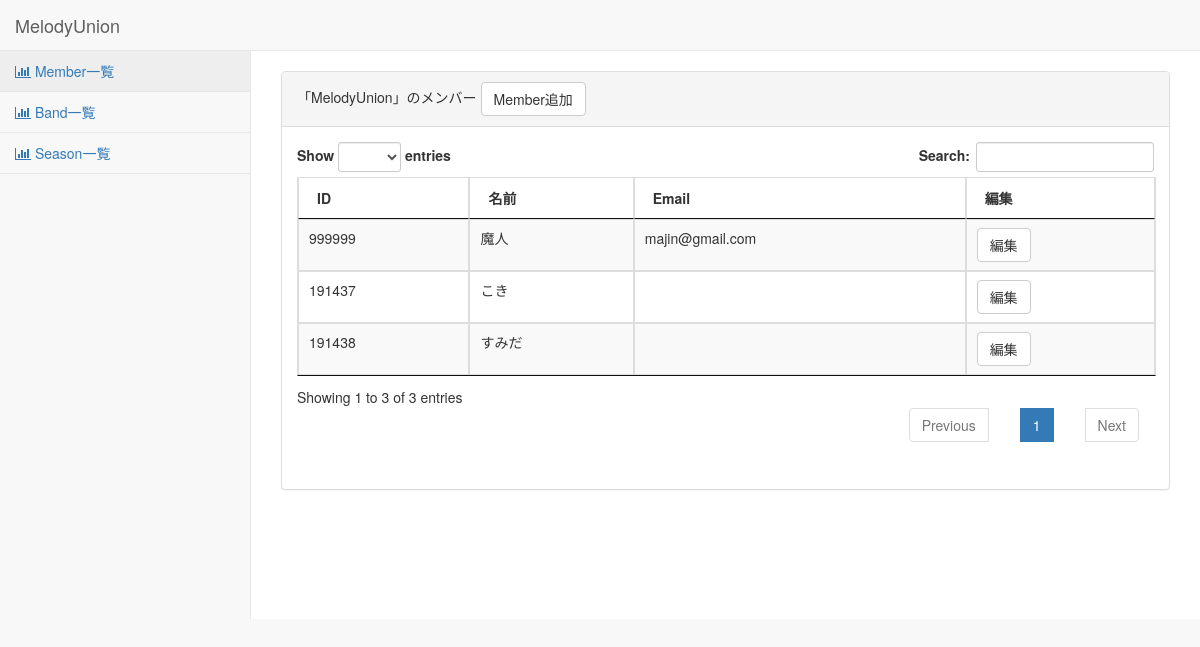
Page /member_list/ on the committed database.
### bandlistmaker/models.py (models this page shows, shortened)
class Members(models.Model):
	id = models.CharField(max_length=6,primary_key=True)
	name = models.CharField(max_length=50)
	email = models.EmailField(blank=True)

### bandlistmaker/views.py (the view)
# urls.py: path('member_list/', bandlistmaker_view.MemberListView.as_view(),name="member_list"),
class MemberListView(TemplateView):
	template_name = "member_list.html"
	def get(self, request, *args, **kwargs):
		name = "MelodyUnion"
		context = super(MemberListView, self).get_context_data(**kwargs)
		members = Members.objects.all()
		context = {
			'members' : members,
			'name' : name
		}
		return render(self.request, self.template_name, context)

### bandlistmaker/templates/member_list.html (shortened to what this page needs)
{% extends "base.html" %}
{% load staticfiles %}
      {% block body %}
      <div id="wrapper">
        <div id="page-wrapper">
          <div class="row">
            <div class="col-lg-6 full-width margin-top-20percent" >
              <div class="panel panel-default full-width">
                <div class="panel-heading">
                  「{{name}}」のメンバー
				  <a class="btn btn-default" href="{% url 'members_models'%}" role="button">Member追加</a>
                </div>
                <div class="panel-body full-width full-height">
                  <table id="member-list-table" class="table table-striped table-bordered table-hover dataTable no-footer dtr-inline full-width">
                    <thead>
                      <tr>
                        <th>ID</th>
                        <th>名前</th>
                        <th>Email</th>
						<th>編集</th>
                      </tr>
                    </thead>
                    <tbody>
                    {% for member in members %}
                      <tr>
                        <td>{{member.id}}</td>
                        <td>{{member.name}}</td>
                        <td>{{member.email}}</td>
						<td><a class="btn btn-default" href="{% url 'edit_member' member.pk %}">編集</a></td>
                      </tr>
                    {% endfor %}
                    </tbody>
                  </table>
                </div>
              </div>
            </div>
          </div>
        </div>
      </div>
      {% endblock %}

### static/manager/css/structure.css (style rules this page uses)
.full-height { height: 100%; }
.full-width { width: 100%; }
.margin-top-20percent { margin-top: 20px; }

### rows in the picture
Members: id "999999", name "魔人", email "majin@gmail.com"
Members: id "191437", name "こき"
Members: id "191438", name "すみだ"

### other values in the picture
{{ name }} "MelodyUnion"
